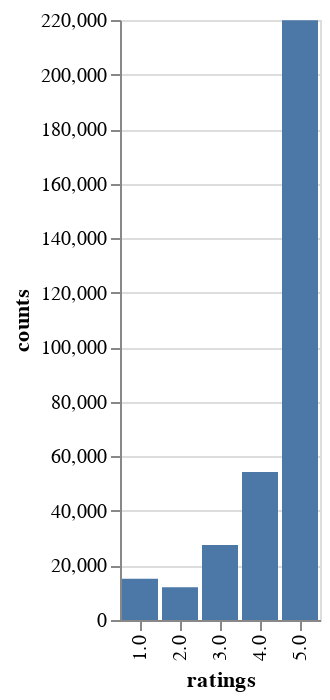

The code cell stored with this chart in its notebook:
### Markdown cell above
## Create corpus of verified reviews

### Code cell
# check ratings distribution
rating_counts = Counter(verified_df['ratings'])
breakout_df = pd.DataFrame(
    {
        "ratings": [str(e) for e in list(rating_counts.keys())],
        "counts": list(rating_counts.values()),
    }
)
alt.Chart(breakout_df).mark_bar().encode(x="ratings", y="counts")

### Figure 1 — Vega-Lite specification as saved in the notebook (floating-point values rounded to 4 significant figures)
{"$schema": "https://vega.github.io/schema/vega-lite/v4.8.1.json", "config": {"view": {"continuousHeight": 300, "continuousWidth": 400}}, "data": {"name": "data-d6c11f95325124be2b97d61eb5b7880f"}, "datasets": {"data-d6c11f95325124be2b97d61eb5b7880f": [{"counts": 219952, "ratings": "5.0"}, {"counts": 27542, "ratings": "3.0"}, {"counts": 12054, "ratings": "2.0"}, {"counts": 54290, "ratings": "4.0"}, {"counts": 15126, "ratings": "1.0"}]}, "encoding": {"x": {"field": "ratings", "type": "nominal"}, "y": {"field": "counts", "type": "quantitative"}}, "mark": "bar"}
